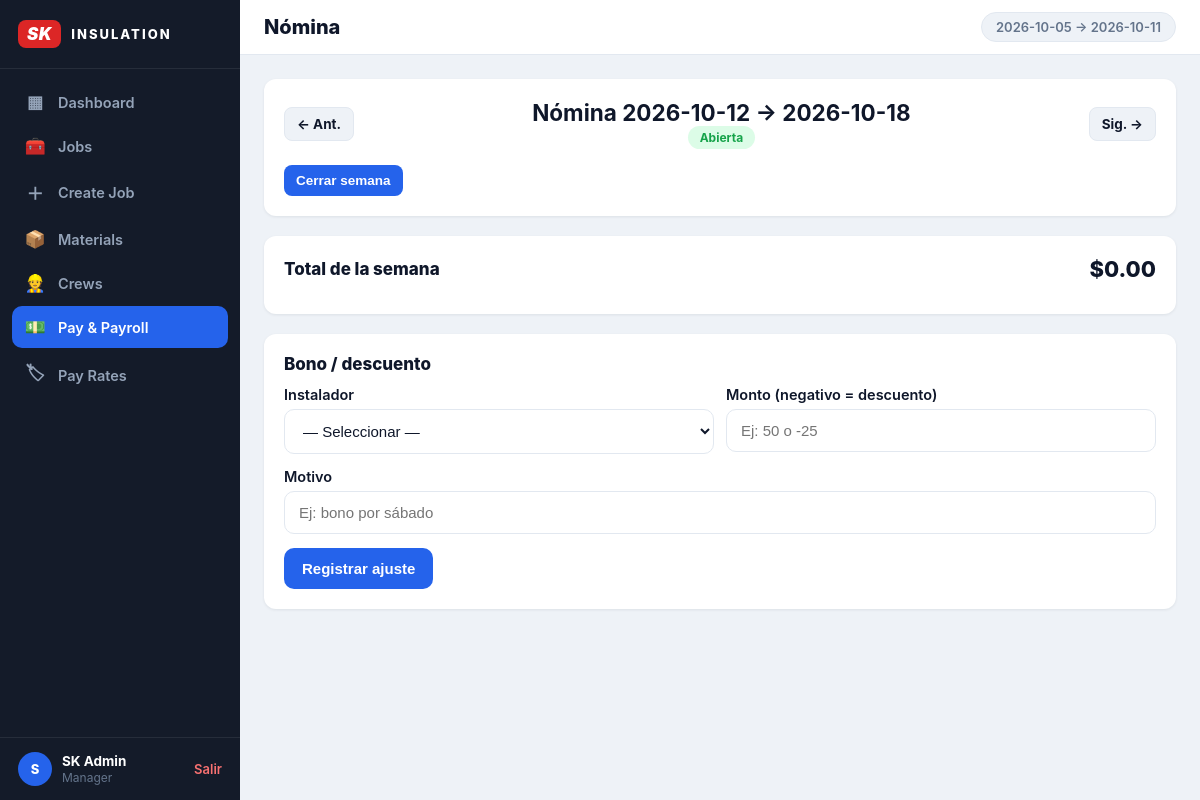
The app's page /payroll?week=2026-10-12 (signed in) with its own data.
### tables this page shows
CREATE TABLE IF NOT EXISTS users (
    id INT AUTO_INCREMENT PRIMARY KEY,
    name VARCHAR(120) NOT NULL,
    email VARCHAR(160) NOT NULL UNIQUE,
    password_hash VARCHAR(255) NOT NULL,
    role VARCHAR(20) NOT NULL CHECK (role IN ('manager','installer')),
    phone VARCHAR(40),
    active TINYINT NOT NULL DEFAULT 1,
    created_at TIMESTAMP NOT NULL DEFAULT CURRENT_TIMESTAMP
);

### index.php (called while the page is built, shortened)
<?php
require __DIR__ . '/src/Database.php';
require __DIR__ . '/src/Auth.php';
require __DIR__ . '/src/helpers.php';
$path = parse_url($_SERVER['REQUEST_URI'], PHP_URL_PATH);
if (str_starts_with($path, BASE_URL)) {
    $path = substr($path, strlen(BASE_URL));
}
$path = rtrim($path, '/') ?: '/';
if ($path === '/login') {
    if ($_SERVER['REQUEST_METHOD'] === 'POST') {
        if (Auth::attempt($_POST['email'] ?? '', $_POST['password'] ?? '')) {
            redirect('/');
        }
        $error = 'Credenciales inválidas.';
    }
    $user = null;
    $view = 'login';
} elseif ($path === '/logout') {
    Auth::logout();
    redirect('/login');
} else {
    $user = Auth::user();
    $view = match ($path) {
        '/'           => 'dashboard',
        '/jobs'       => 'jobs',
        '/crews'      => 'crews',
        '/installers' => 'installers',
        '/payroll'    => 'payroll',
        '/my-pay'     => 'my_pay',
        '/settings'   => 'settings',
        default       => 'not_found',
    };
    if (in_array($view, ['settings', 'payroll', 'crews', 'installers'], true)) {
        Auth::requireManager();
    }
}
$content = ob_get_clean();
require APP_ROOT . '/views/layout.php';

### src/helpers.php (called while the page is built, shortened)
<?php
function url(string $path): string
{
    return BASE_URL . $path;
}
function e(?string $s): string
{
    return htmlspecialchars((string)$s, ENT_QUOTES, 'UTF-8');
}
function today(): string
{
    return date('Y-m-d');
}
function week_start(string $date): string
{
    return date('Y-m-d', strtotime(PAYROLL_WEEK_START . ' this week', strtotime($date)));
}
function week_end(string $date): string
{
    return date('Y-m-d', strtotime(week_start($date) . ' +6 days'));
}

### src/Database.php (called while the page is built, shortened)
<?php
final class Database
{
    private static ?PDO $pdo = null;
    public static function pdo(): PDO
    {
        if (self::$pdo === null) {
            self::$pdo = new PDO(DB_DSN, (string)DB_USER, (string)DB_PASS, [
                PDO::ATTR_ERRMODE            => PDO::ERRMODE_EXCEPTION,
                PDO::ATTR_DEFAULT_FETCH_MODE => PDO::FETCH_ASSOC,
            ]);
        }
        return self::$pdo;
    }
}

### src/Auth.php (called while the page is built, shortened)
<?php
final class Auth
{
    public static function user(): ?array
    {
        $stmt = Database::pdo()->prepare("SELECT * FROM users WHERE id = ? LIMIT 1");
        $stmt->execute([$_SESSION['user_id']]);
        return $stmt->fetch() ?: null;
    }
    public static function isManager(): bool
    {
        $u = self::user();
        return $u !== null && $u['role'] === 'manager';
    }
    public static function requireManager(): void
    {
        if (!self::isManager()) {
            http_response_code(403);
            exit('Forbidden');
        }
    }
}

### views/layout.php (the view, shortened to what this page needs)
<!DOCTYPE html>
<html lang="es">
<head>
<link rel="stylesheet" href="<?= url('/assets/css/app.css') ?>">
</head>
<body>
<?php if (empty($user)): ?>
<div class="login-wrap">
    <?php if ($m = flash('ok')): ?><div class="flash ok" style="position:fixed;top:16px;left:16px;right:16px;max-width:420px;margin:0 auto"><?= e($m) ?></div><?php endif; ?>
    <?php if ($m = flash('error')): ?><div class="flash error" style="position:fixed;top:16px;left:16px;right:16px;max-width:420px;margin:0 auto"><?= e($m) ?></div><?php endif; ?>
    <?= $content ?>
</div>
<?php else:
$isMgr = ($user['role'] ?? '') === 'manager';
$act = $_GET['action'] ?? '';
$initials = strtoupper(substr((string)($user['name'] ?? '?'), 0, 1));
?>
<div class="app">
    <aside class="sidebar">
        <div class="side-brand"><span class="logo">SK</span><span class="logo-text">INSULATION</span></div>
        <nav class="side-nav">
            <?php if ($isMgr): ?>
                <a href="<?= url('/') ?>" class="<?= $view === 'dashboard' ? 'active' : '' ?>"><span class="ni">▦</span> Dashboard</a>
                <a href="<?= url('/jobs') ?>" class="<?= $view === 'jobs' && $act !== 'new' ? 'active' : '' ?>"><span class="ni">🧰</span> Jobs</a>
                <a href="<?= url('/jobs?action=new') ?>" class="<?= $view === 'jobs' && $act === 'new' ? 'active' : '' ?>"><span class="ni">＋</span> Create Job</a>
                <a href="<?= url('/settings?action=materials') ?>" class="<?= $view === 'settings' && $act === 'materials' ? 'active' : '' ?>"><span class="ni">📦</span> Materials</a>
                <a href="<?= url('/crews') ?>" class="<?= in_array($view, ['crews', 'installers'], true) ? 'active' : '' ?>"><span class="ni">👷</span> Crews</a>
                <a href="<?= url('/payroll') ?>" class="<?= $view === 'payroll' ? 'active' : '' ?>"><span class="ni">💵</span> Pay &amp; Payroll</a>
                <a href="<?= url('/settings?action=rates') ?>" class="<?= $view === 'settings' && $act !== 'materials' ? 'active' : '' ?>"><span class="ni">🏷</span> Pay Rates</a>
            <?php endif; ?>
        </nav>
        <div class="side-user">
            <span class="avatar"><?= e($initials) ?></span>
            <span class="who"><b><?= e($user['name']) ?></b><span><?= e($user['role']) ?></span></span>
            <a href="<?= url('/logout') ?>">Salir</a>
        </div>
    </aside>
    <div class="main">
        <header class="topbar">
            <h1 class="pagetitle"><?= e($title ?? 'Dashboard') ?></h1>
            <span class="weekpill"><?= e(week_start(today())) ?> → <?= e(week_end(today())) ?></span>
        </header>
        <main class="content">
            <?= $content ?>
        </main>
    </div>
</div>
<?php endif; ?>
</body>
</html>

### assets/css/app.css (style rules this page uses)
:root { --side: #141b29; --side-2: #1e2739; --ink: #0f172a; --muted: #64748b; --bg: #eef2f7; --card: #ffffff; --line: #e2e8f0; --blue: #2563eb; --blue-dark: #1d4ed8; --green: #16a34a; --green-bg: #dcfce7; --amber: #d97706; --amber-bg: #fef3c7; --violet: #7c3aed; --violet-bg: #ede9fe; --blue-bg: #dbeafe; --red: #dc2626; --red-dark: #991b1b; --radius: 12px; }
* { box-sizing: border-box; }
body { margin: 0; font-family: -apple-system, BlinkMacSystemFont, "Segoe UI", Roboto, sans-serif; background: var(--bg); color: var(--ink); font-size: 15px; -webkit-tap-highlight-color: transparent; }
.app { display: flex; min-height: 100vh; }
.sidebar { width: 240px; flex-shrink: 0; background: var(--side); color: #cbd5e1; display: flex; flex-direction: column; position: sticky; top: 0; height: 100vh; }
.side-brand { display: flex; align-items: center; gap: 10px; padding: 20px 18px; border-bottom: 1px solid rgba(255,255,255,.08); }
.logo { background: var(--red); color: #fff; font-weight: 900; font-style: italic; border-radius: 8px; padding: 4px 9px; font-size: 17px; letter-spacing: .5px; }
.logo-text { color: #fff; font-weight: 800; font-size: 13px; letter-spacing: 2px; }
.side-nav { flex: 1; overflow-y: auto; padding: 12px; }
.side-nav a { display: flex; align-items: center; gap: 12px; color: #94a3b8; text-decoration: none; font-weight: 600; font-size: 14.5px; padding: 11px 12px; border-radius: 10px; margin-bottom: 2px; }
.side-nav a .ni { width: 22px; text-align: center; font-size: 17px; }
.side-nav a.active { background: var(--blue); color: #fff; }
.side-user { padding: 14px 18px; border-top: 1px solid rgba(255,255,255,.08); display: flex; align-items: center; gap: 10px; font-size: 13px; }
.avatar { width: 34px; height: 34px; border-radius: 50%; background: var(--blue); color: #fff; display: inline-flex; align-items: center; justify-content: center; font-weight: 800; flex-shrink: 0; }
.side-user .who { flex: 1; min-width: 0; }
.side-user .who b { display: block; color: #fff; font-size: 13.5px; white-space: nowrap; overflow: hidden; text-overflow: ellipsis; }
.side-user .who span { color: #64748b; text-transform: capitalize; font-size: 12px; }
.side-user a { color: #f87171; text-decoration: none; font-weight: 600; }
.main { flex: 1; min-width: 0; display: flex; flex-direction: column; }
.topbar { background: var(--card); border-bottom: 1px solid var(--line); padding: 12px 24px; display: flex; align-items: center; justify-content: space-between; position: sticky; top: 0; z-index: 10; }
.topbar h1 { margin: 0; font-size: 20px; font-weight: 800; }
.weekpill { background: var(--bg); border: 1px solid var(--line); border-radius: 20px; padding: 6px 14px; font-size: 13px; color: var(--muted); font-weight: 600; }
.content { padding: 24px; max-width: 1280px; width: 100%; margin: 0 auto; padding-bottom: 48px; }

### records on screen
users: name "S", name "SK Admin", role "Manager"

### other values on screen
$title "Nómina"
$ws "2026-10-12"
$we "2026-10-18"
money($grand) "$0.00"
